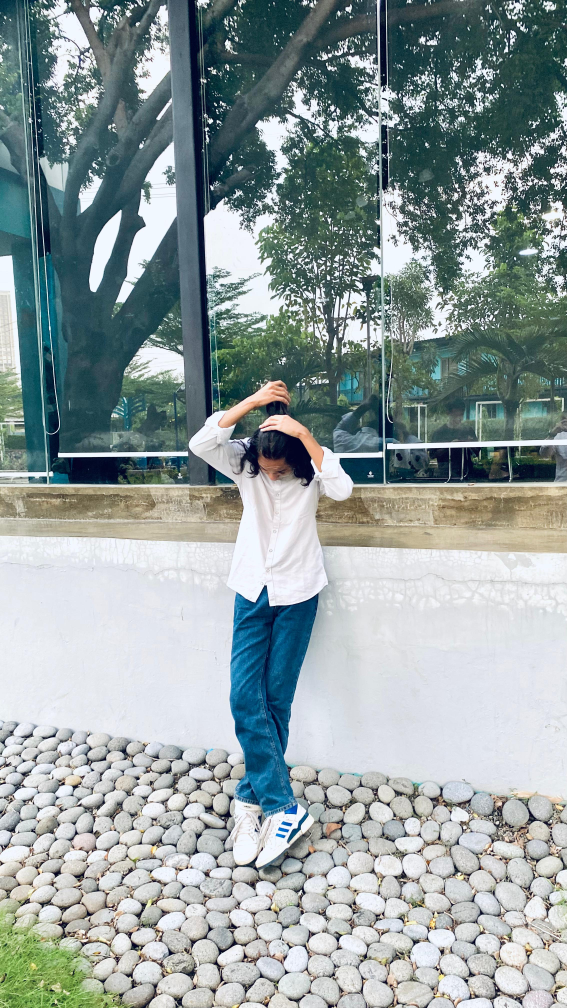
#> input picture PA-PC_202231118_Joy Efrata Ginting_PCD D/saya.jpeg, 2268 x 4032 px (shown at 1/4 size)
$ jupyter execute UAS_PCD.ipynb
#> lines starting #> are read from the running program, lines starting #| are printed output that depends on the picture
[cell 1]
import cv2
import numpy as np
import matplotlib.pyplot as plt

def show_image(image, title='Image'):
    plt.figure(figsize=(5, 5))
    plt.imshow(cv2.cvtColor(image, cv2.COLOR_BGR2RGB))
    plt.title(title)
    plt.axis('off')
    plt.show()

# Membaca gambar asli
image_path = 'saya.jpeg'
original_image = cv2.imread(image_path)
#> original_image is the input picture: shape (4032, 2268, 3); mean B, G, R 157.9, 157.6, 144.7
if original_image is None:
    print(f"Error: Gambar '{image_path}' tidak ditemukan.")
else:
    show_image(original_image, 'Citra Asli')

    # Rotasi gambar
    h, w = original_image.shape[:2]
#> h = 4032; w = 2268
    center = (w // 2, h // 2)
#> center = (1134, 2016)
    angle = 45  # Derajat rotasi
    scale = 1.0  # Skala rotasi
    M_rot = cv2.getRotationMatrix2D(center, angle, scale)
    rotated_image = cv2.warpAffine(original_image, M_rot, (w, h))
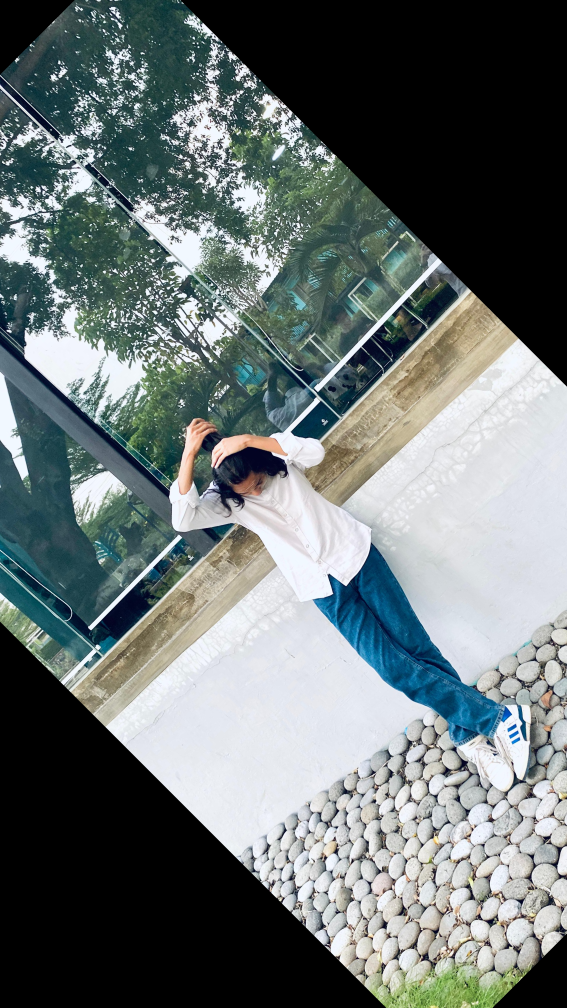
#> rotated_image: shape (4032, 2268, 3) (shown at 1/4 size); mean B, G, R 115.1, 115.2, 106
    show_image(rotated_image, 'Rotated Image')

    # Resize gambar
    width = int(w * 0.5)  # 50% dari lebar asli
#> width = 1134
    height = int(h * 0.5)  # 50% dari tinggi asli
#> height = 2016
    dim = (width, height)
#> dim = (1134, 2016)
    resized_image = cv2.resize(original_image, dim, interpolation=cv2.INTER_AREA)
    show_image(resized_image, 'Resized Image')

    # Crop gambar
    start_row, start_col = int(h * 0.25), int(w * 0.25)
#> start_row = 1008; start_col = 567
    end_row, end_col = int(h * 0.75), int(w * 0.75)
#> end_row = 3024; end_col = 1701
    cropped_image = original_image[start_row:end_row, start_col:end_col]
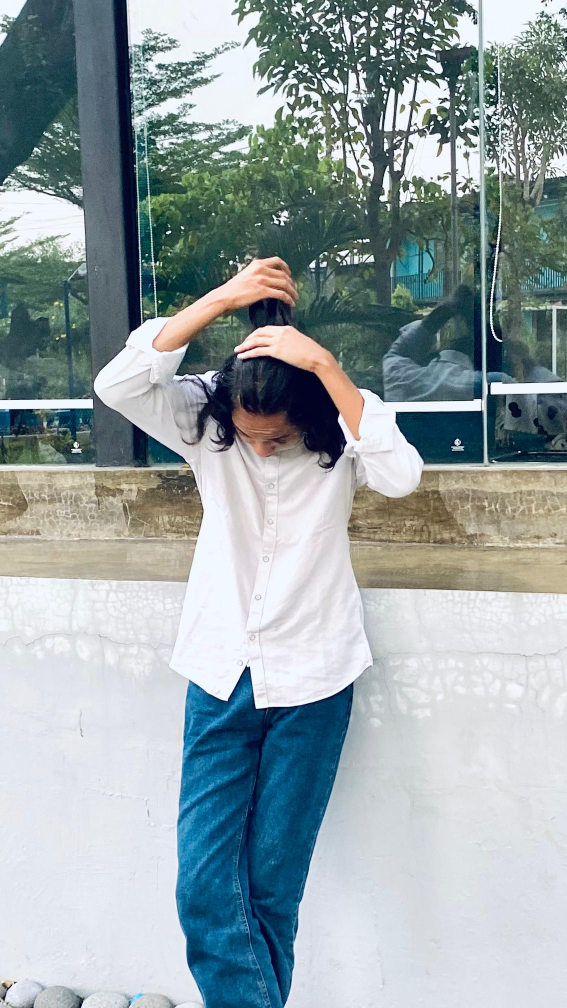
#> cropped_image: shape (2016, 1134, 3) (shown at 1/2 size); mean B, G, R 165.3, 162.4, 149.3
    show_image(cropped_image, 'Cropped Image')

    # Flip gambar
    flipped_image = cv2.flip(original_image, 1)  # 1 untuk flip horizontal
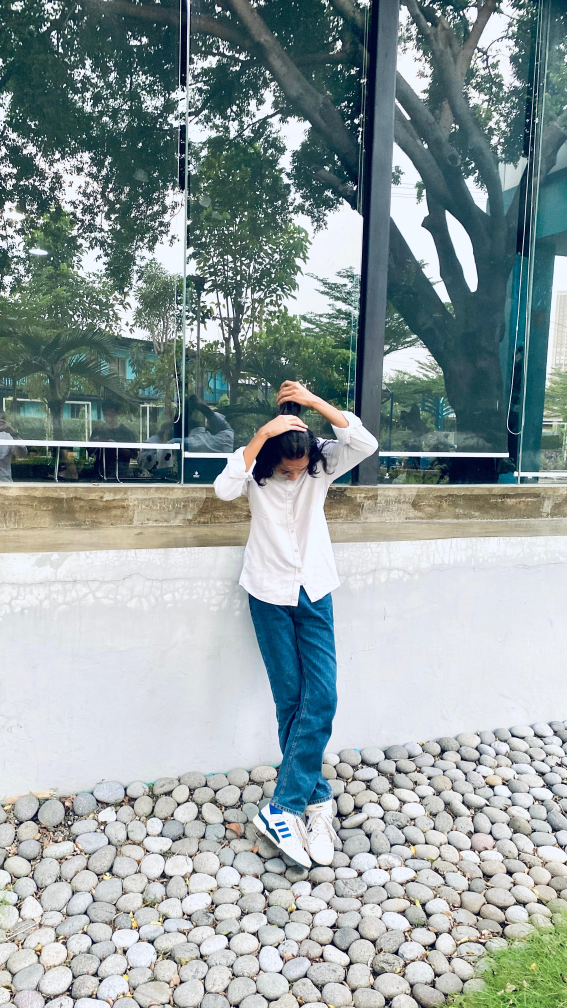
#> flipped_image: shape (4032, 2268, 3) (shown at 1/4 size); mean B, G, R 157.9, 157.6, 144.7
    show_image(flipped_image, 'Flipped Image')

    # Translasi gambar
    M_trans = np.float32([[1, 0, 60], [0, 1, 40]])  # Geser 60 piksel ke kanan dan 40 piksel ke bawah
    translated_image = cv2.warpAffine(original_image, M_trans, (w, h))
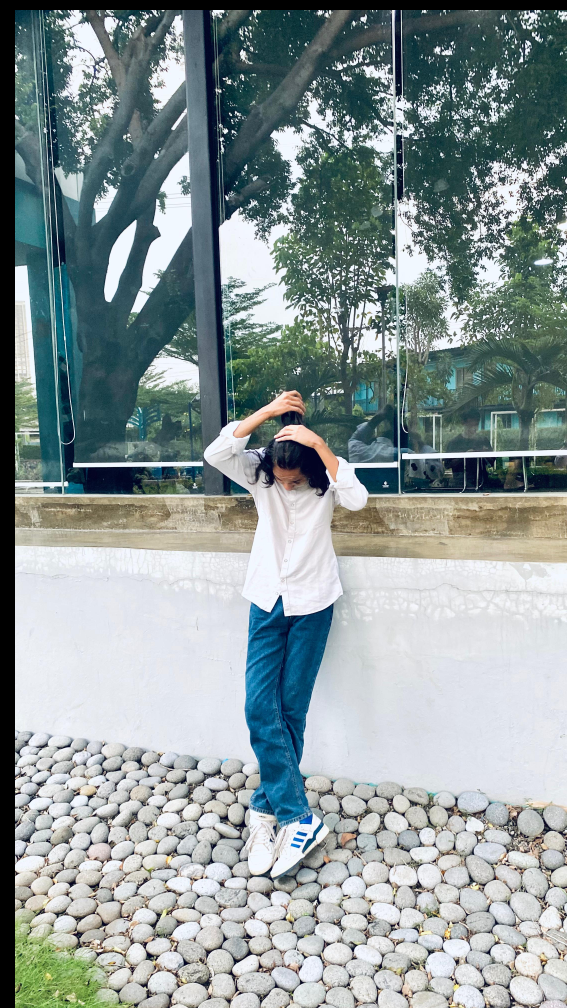
#> translated_image: shape (4032, 2268, 3) (shown at 1/4 size); mean B, G, R 152, 151.4, 138.9
    show_image(translated_image, 'Translated Image')

$ run again, with PA-PC_202231118_Joy Efrata Ginting_PCD D/SS.jpeg copied over PA-PC_202231118_Joy Efrata Ginting_PCD D/saya.jpeg
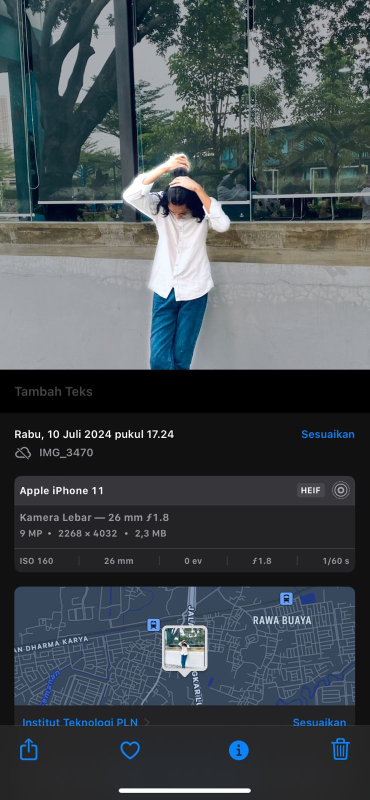
#> input picture PA-PC_202231118_Joy Efrata Ginting_PCD D/SS.jpeg, 739 x 1600 px (shown at 1/2 size)
#> original_image is the input picture: shape (1600, 739, 3); mean B, G, R 81.1, 76.7, 68.8
#> `cropped_image = original_image[start_row:end_row, start_col:end_col]`:
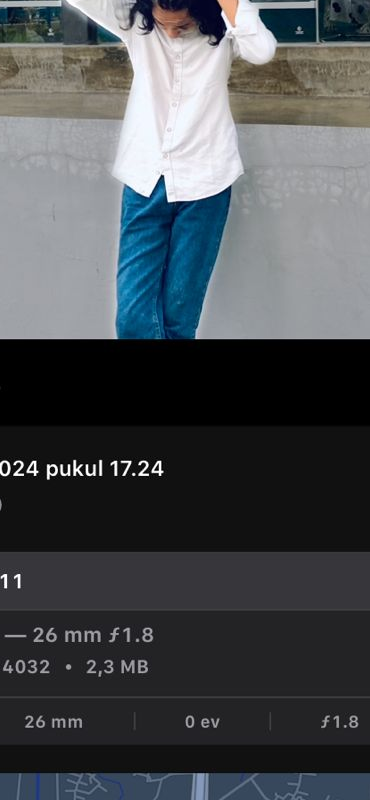
#> cropped_image: shape (800, 370, 3); mean B, G, R 82, 78.3, 74.3
#> `translated_image = cv2.warpAffine(original_image, M_trans, (w, h))`:
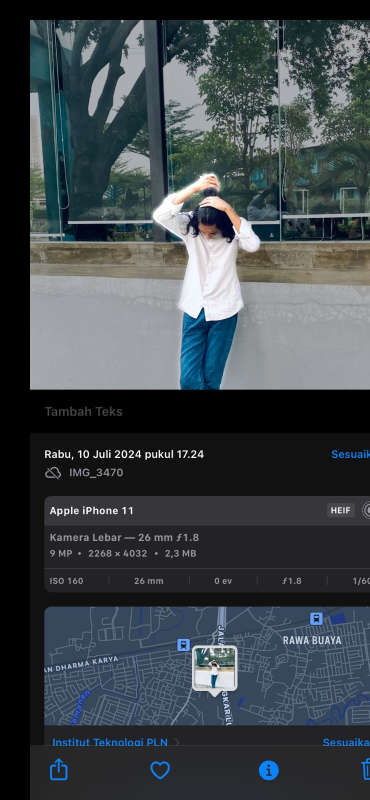
#> translated_image: shape (1600, 739, 3) (shown at 1/2 size); mean B, G, R 74, 69.7, 62.4
